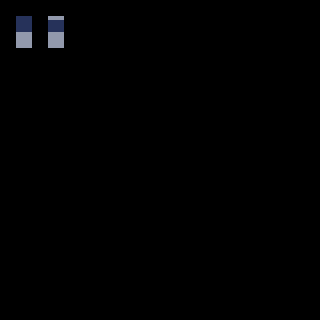

The image is a tile-based game level rendered from a .tmx file. Its description and complete source (layers, tilesets, objects, tile grids) follow:
An orthogonal 20x20 tile map with 16x16 px tiles, 4 tile layers (regions, input_Blocks, output0_Grass, output1_Grass), 1 hidden layer not drawn, 2 tilesets.

<map version="1.2" tiledversion="1.3.4" orientation="orthogonal" renderorder="right-down" width="20" height="20" tilewidth="16" tileheight="16" infinite="0" nextlayerid="20" nextobjectid="146">
 <properties>
  <property name="AutomappingRadius" type="int" value="3" />
  <property name="DeleteTiles" type="bool" value="true" />
  <property name="MatchOutsideMap" type="bool" value="true" />
  <property name="OverflowBorder" type="bool" value="true" />
 </properties>
 <tileset firstgid="1" name="blocks" tilewidth="16" tileheight="16" tilecount="16" columns="4">
  <image source="../blocks.png" width="64" height="64" />
  <tile id="0">
   <properties>
    <property name="block" value="" />
   </properties>
  </tile>
  <tile id="1">
   <properties>
    <property name="top_block" value="" />
   </properties>
  </tile>
  <tile id="2">
   <properties>
    <property name="slider" value="" />
   </properties>
  </tile>
  <tile id="3">
   <properties>
    <property name="top_slider" value="" />
   </properties>
  </tile>
  <tile id="4">
   <properties>
    <property name="water" value="" />
   </properties>
  </tile>
 </tileset>
 <tileset firstgid="17" name="tileset" tilewidth="16" tileheight="16" spacing="2" margin="1" tilecount="784" columns="28">
  <image source="../tileset2.png" width="512" height="512" />
  <tile id="169">
   <animation>
    <frame tileid="169" duration="100" />
    <frame tileid="170" duration="100" />
    <frame tileid="171" duration="100" />
    <frame tileid="172" duration="100" />
    <frame tileid="173" duration="100" />
   </animation>
  </tile>
 </tileset>
 <layer id="14" name="regions" width="20" height="20">
  <data encoding="csv">
0,0,0,0,0,0,0,0,0,0,0,0,0,0,0,0,0,0,0,0,
0,5,0,5,0,0,0,0,0,0,0,0,0,0,0,0,0,0,0,0,
0,5,0,5,0,0,0,0,0,0,0,0,0,0,0,0,0,0,0,0,
0,0,0,0,0,0,0,0,0,0,0,0,0,0,0,0,0,0,0,0,
0,0,0,0,0,0,0,0,0,0,0,0,0,0,0,0,0,0,0,0,
0,0,0,0,0,0,0,0,0,0,0,0,0,0,0,0,0,0,0,0,
0,0,0,0,0,0,0,0,0,0,0,0,0,0,0,0,0,0,0,0,
0,0,0,0,0,0,0,0,0,0,0,0,0,0,0,0,0,0,0,0,
0,0,0,0,0,0,0,0,0,0,0,0,0,0,0,0,0,0,0,0,
0,0,0,0,0,0,0,0,0,0,0,0,0,0,0,0,0,0,0,0,
0,0,0,0,0,0,0,0,0,0,0,0,0,0,0,0,0,0,0,0,
0,0,0,0,0,0,0,0,0,0,0,0,0,0,0,0,0,0,0,0,
0,0,0,0,0,0,0,0,0,0,0,0,0,0,0,0,0,0,0,0,
0,0,0,0,0,0,0,0,0,0,0,0,0,0,0,0,0,0,0,0,
0,0,0,0,0,0,0,0,0,0,0,0,0,0,0,0,0,0,0,0,
0,0,0,0,0,0,0,0,0,0,0,0,0,0,0,0,0,0,0,0,
0,0,0,0,0,0,0,0,0,0,0,0,0,0,0,0,0,0,0,0,
0,0,0,0,0,0,0,0,0,0,0,0,0,0,0,0,0,0,0,0,
0,0,0,0,0,0,0,0,0,0,0,0,0,0,0,0,0,0,0,0,
0,0,0,0,0,0,0,0,0,0,0,0,0,0,0,0,0,0,0,0
</data>
 </layer>
 <layer id="16" name="input_Blocks" width="20" height="20">
  <data encoding="csv">
0,0,0,0,0,0,0,0,0,0,0,0,0,0,0,0,0,0,0,0,
0,0,0,2,0,0,0,0,0,0,0,0,0,0,0,0,0,0,0,0,
0,1,0,1,0,0,0,0,0,0,0,0,0,0,0,0,0,0,0,0,
0,0,0,0,0,0,0,0,0,0,0,0,0,0,0,0,0,0,0,0,
0,0,0,0,0,0,0,0,0,0,0,0,0,0,0,0,0,0,0,0,
0,0,0,0,0,0,0,0,0,0,0,0,0,0,0,0,0,0,0,0,
0,0,0,0,0,0,0,0,0,0,0,0,0,0,0,0,0,0,0,0,
0,0,0,0,0,0,0,0,0,0,0,0,0,0,0,0,0,0,0,0,
0,0,0,0,0,0,0,0,0,0,0,0,0,0,0,0,0,0,0,0,
0,0,0,0,0,0,0,0,0,0,0,0,0,0,0,0,0,0,0,0,
0,0,0,0,0,0,0,0,0,0,0,0,0,0,0,0,0,0,0,0,
0,0,0,0,0,0,0,0,0,0,0,0,0,0,0,0,0,0,0,0,
0,0,0,0,0,0,0,0,0,0,0,0,0,0,0,0,0,0,0,0,
0,0,0,0,0,0,0,0,0,0,0,0,0,0,0,0,0,0,0,0,
0,0,0,0,0,0,0,0,0,0,0,0,0,0,0,0,0,0,0,0,
0,0,0,0,0,0,0,0,0,0,0,0,0,0,0,0,0,0,0,0,
0,0,0,0,0,0,0,0,0,0,0,0,0,0,0,0,0,0,0,0,
0,0,0,0,0,0,0,0,0,0,0,0,0,0,0,0,0,0,0,0,
0,0,0,0,0,0,0,0,0,0,0,0,0,0,0,0,0,0,0,0,
0,0,0,0,0,0,0,0,0,0,0,0,0,0,0,0,0,0,0,0
</data>
 </layer>
 <layer id="18" name="inputnot_Blocks" width="20" height="20" visible="0">
  <data encoding="csv">
0,0,0,0,0,0,0,0,0,0,0,0,0,0,0,0,0,0,0,0,
0,1,0,0,0,0,0,0,0,0,0,0,0,0,0,0,0,0,0,0,
0,0,0,0,0,0,0,0,0,0,0,0,0,0,0,0,0,0,0,0,
0,0,0,0,0,0,0,0,0,0,0,0,0,0,0,0,0,0,0,0,
0,0,0,0,0,0,0,0,0,0,0,0,0,0,0,0,0,0,0,0,
0,0,0,0,0,0,0,0,0,0,0,0,0,0,0,0,0,0,0,0,
0,0,0,0,0,0,0,0,0,0,0,0,0,0,0,0,0,0,0,0,
0,0,0,0,0,0,0,0,0,0,0,0,0,0,0,0,0,0,0,0,
0,0,0,0,0,0,0,0,0,0,0,0,0,0,0,0,0,0,0,0,
0,0,0,0,0,0,0,0,0,0,0,0,0,0,0,0,0,0,0,0,
0,0,0,0,0,0,0,0,0,0,0,0,0,0,0,0,0,0,0,0,
0,0,0,0,0,0,0,0,0,0,0,0,0,0,0,0,0,0,0,0,
0,0,0,0,0,0,0,0,0,0,0,0,0,0,0,0,0,0,0,0,
0,0,0,0,0,0,0,0,0,0,0,0,0,0,0,0,0,0,0,0,
0,0,0,0,0,0,0,0,0,0,0,0,0,0,0,0,0,0,0,0,
0,0,0,0,0,0,0,0,0,0,0,0,0,0,0,0,0,0,0,0,
0,0,0,0,0,0,0,0,0,0,0,0,0,0,0,0,0,0,0,0,
0,0,0,0,0,0,0,0,0,0,0,0,0,0,0,0,0,0,0,0,
0,0,0,0,0,0,0,0,0,0,0,0,0,0,0,0,0,0,0,0,
0,0,0,0,0,0,0,0,0,0,0,0,0,0,0,0,0,0,0,0
</data>
 </layer>
 <layer id="17" name="output0_Grass" width="20" height="20">
  <data encoding="csv">
0,0,0,0,0,0,0,0,0,0,0,0,0,0,0,0,0,0,0,0,
0,19,0,18,0,0,0,0,0,0,0,0,0,0,0,0,0,0,0,0,
0,0,0,0,0,0,0,0,0,0,0,0,0,0,0,0,0,0,0,0,
0,0,0,0,0,0,0,0,0,0,0,0,0,0,0,0,0,0,0,0,
0,0,0,0,0,0,0,0,0,0,0,0,0,0,0,0,0,0,0,0,
0,0,0,0,0,0,0,0,0,0,0,0,0,0,0,0,0,0,0,0,
0,0,0,0,0,0,0,0,0,0,0,0,0,0,0,0,0,0,0,0,
0,0,0,0,0,0,0,0,0,0,0,0,0,0,0,0,0,0,0,0,
0,0,0,0,0,0,0,0,0,0,0,0,0,0,0,0,0,0,0,0,
0,0,0,0,0,0,0,0,0,0,0,0,0,0,0,0,0,0,0,0,
0,0,0,0,0,0,0,0,0,0,0,0,0,0,0,0,0,0,0,0,
0,0,0,0,0,0,0,0,0,0,0,0,0,0,0,0,0,0,0,0,
0,0,0,0,0,0,0,0,0,0,0,0,0,0,0,0,0,0,0,0,
0,0,0,0,0,0,0,0,0,0,0,0,0,0,0,0,0,0,0,0,
0,0,0,0,0,0,0,0,0,0,0,0,0,0,0,0,0,0,0,0,
0,0,0,0,0,0,0,0,0,0,0,0,0,0,0,0,0,0,0,0,
0,0,0,0,0,0,0,0,0,0,0,0,0,0,0,0,0,0,0,0,
0,0,0,0,0,0,0,0,0,0,0,0,0,0,0,0,0,0,0,0,
0,0,0,0,0,0,0,0,0,0,0,0,0,0,0,0,0,0,0,0,
0,0,0,0,0,0,0,0,0,0,0,0,0,0,0,0,0,0,0,0
</data>
 </layer>
 <layer id="19" name="output1_Grass" width="20" height="20">
  <data encoding="csv">
0,0,0,0,0,0,0,0,0,0,0,0,0,0,0,0,0,0,0,0,
0,18,0,19,0,0,0,0,0,0,0,0,0,0,0,0,0,0,0,0,
0,0,0,0,0,0,0,0,0,0,0,0,0,0,0,0,0,0,0,0,
0,0,0,0,0,0,0,0,0,0,0,0,0,0,0,0,0,0,0,0,
0,0,0,0,0,0,0,0,0,0,0,0,0,0,0,0,0,0,0,0,
0,0,0,0,0,0,0,0,0,0,0,0,0,0,0,0,0,0,0,0,
0,0,0,0,0,0,0,0,0,0,0,0,0,0,0,0,0,0,0,0,
0,0,0,0,0,0,0,0,0,0,0,0,0,0,0,0,0,0,0,0,
0,0,0,0,0,0,0,0,0,0,0,0,0,0,0,0,0,0,0,0,
0,0,0,0,0,0,0,0,0,0,0,0,0,0,0,0,0,0,0,0,
0,0,0,0,0,0,0,0,0,0,0,0,0,0,0,0,0,0,0,0,
0,0,0,0,0,0,0,0,0,0,0,0,0,0,0,0,0,0,0,0,
0,0,0,0,0,0,0,0,0,0,0,0,0,0,0,0,0,0,0,0,
0,0,0,0,0,0,0,0,0,0,0,0,0,0,0,0,0,0,0,0,
0,0,0,0,0,0,0,0,0,0,0,0,0,0,0,0,0,0,0,0,
0,0,0,0,0,0,0,0,0,0,0,0,0,0,0,0,0,0,0,0,
0,0,0,0,0,0,0,0,0,0,0,0,0,0,0,0,0,0,0,0,
0,0,0,0,0,0,0,0,0,0,0,0,0,0,0,0,0,0,0,0,
0,0,0,0,0,0,0,0,0,0,0,0,0,0,0,0,0,0,0,0,
0,0,0,0,0,0,0,0,0,0,0,0,0,0,0,0,0,0,0,0
</data>
 </layer>
</map>
